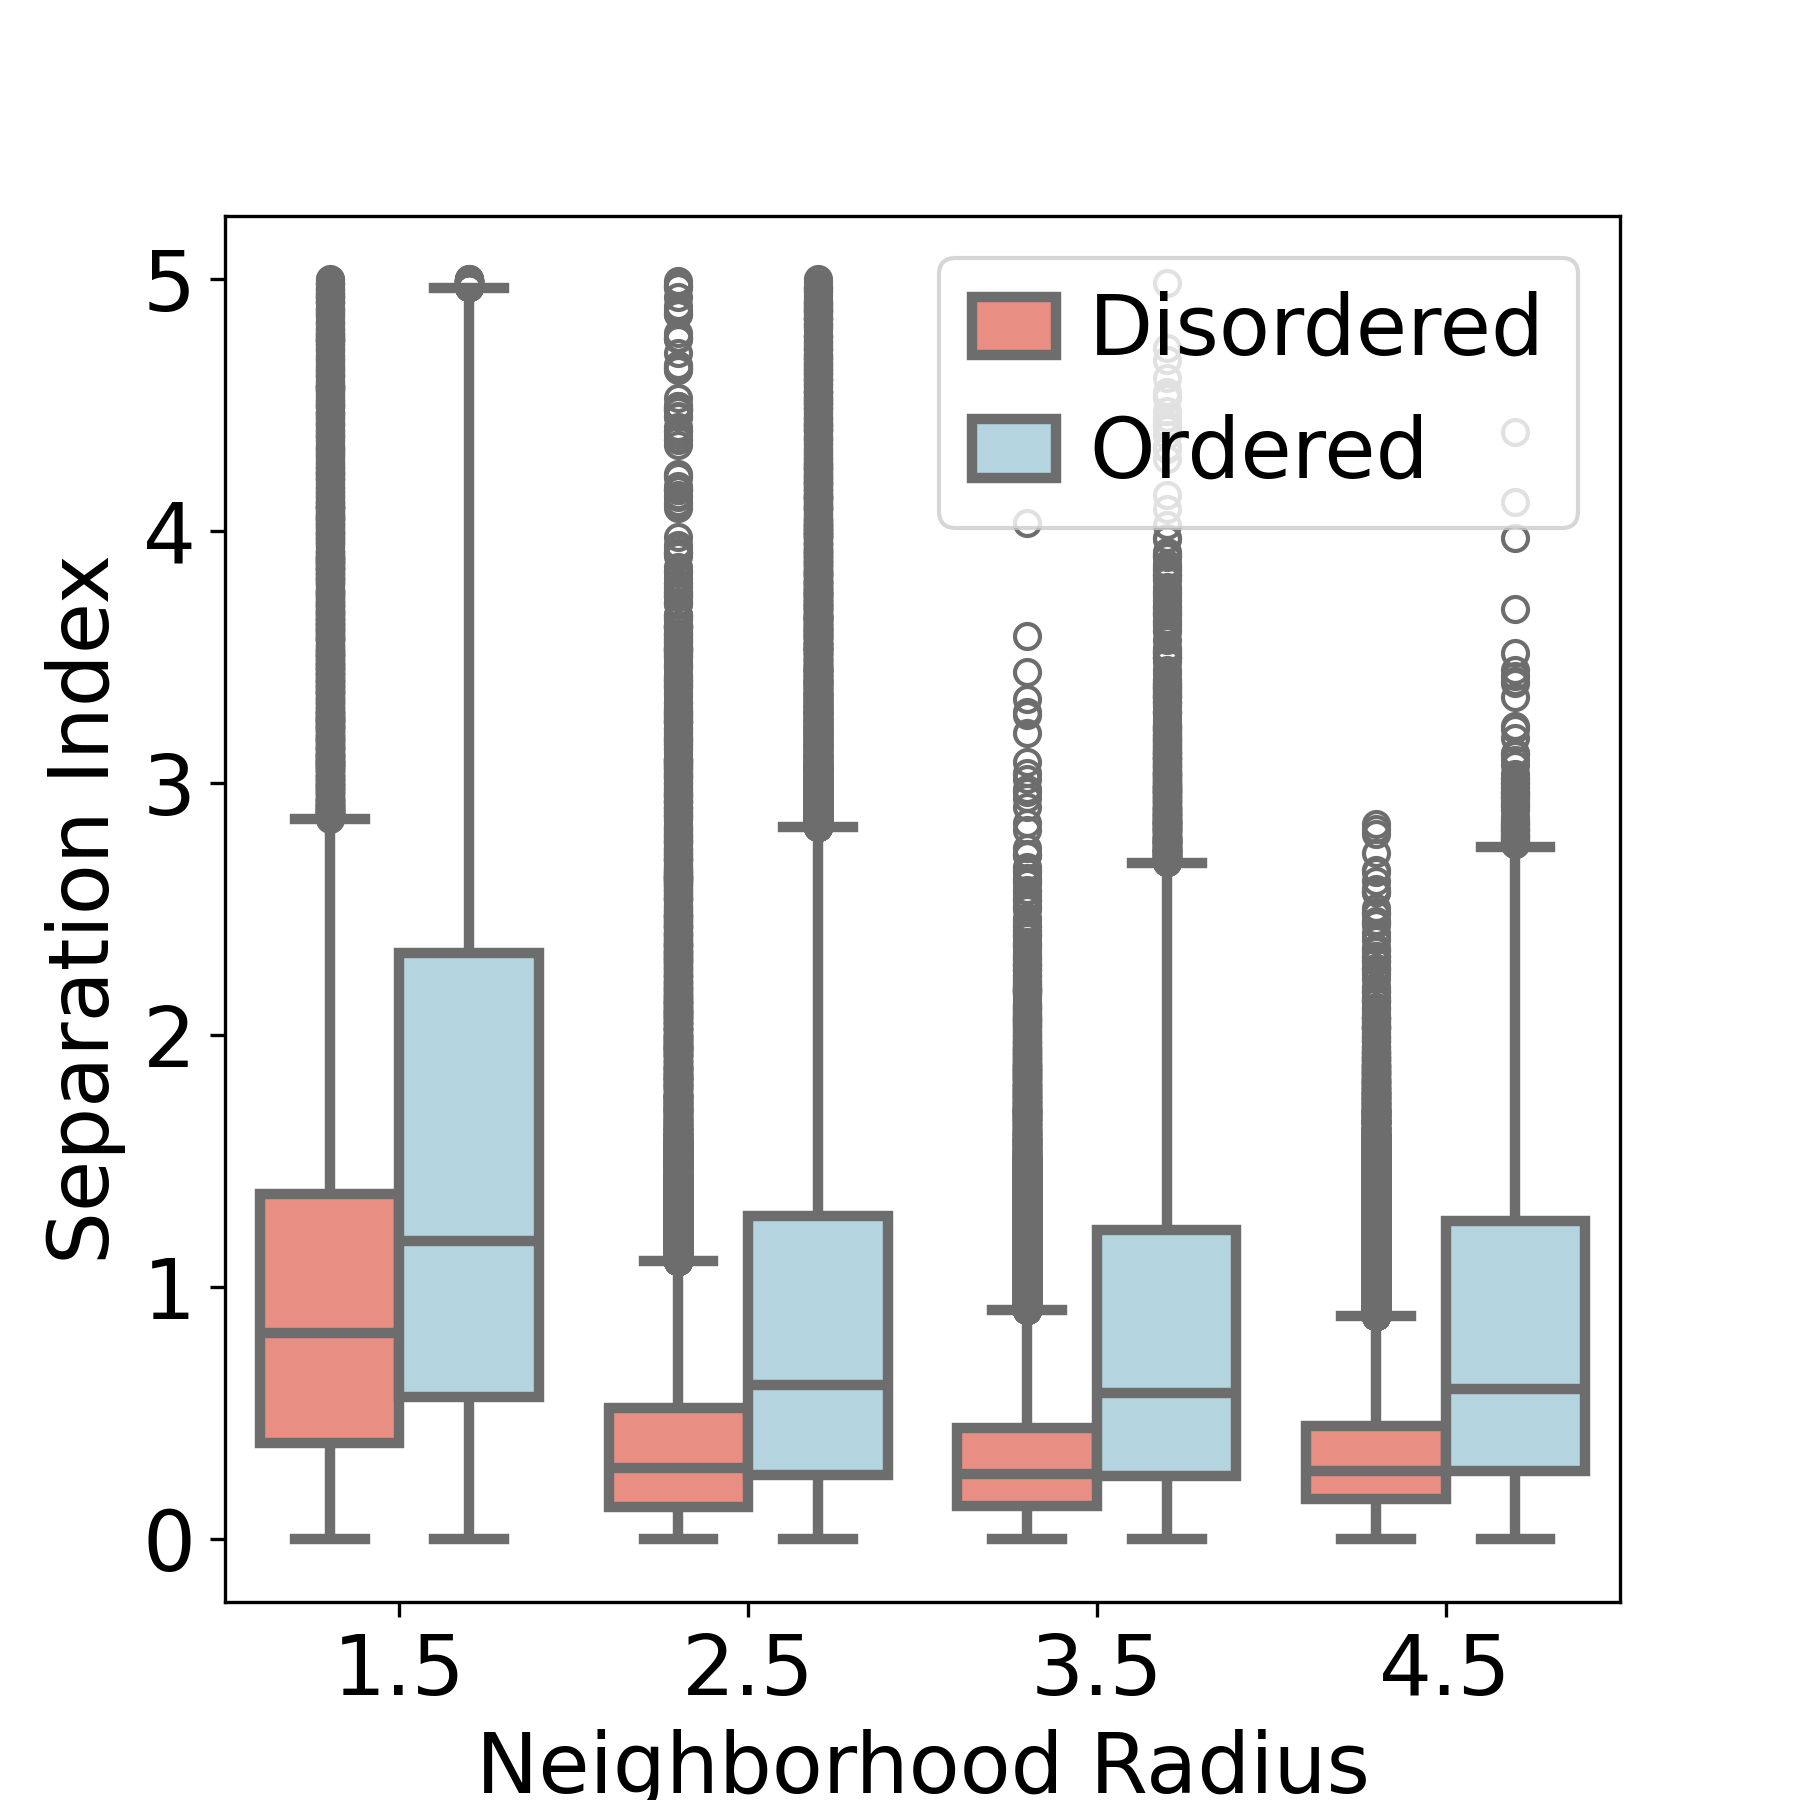

Write the Python code that produced this figure.
#!/usr/bin/env python3
# -*- coding: utf-8 -*-

import os
import numpy as np
import pandas as pd
import matplotlib.pyplot as plt
import seaborn as sns

def calculate_separation_index_per_sample(row):
    if row['dimension'] == 'H1':
        h1_persistence = row['death_times'] - row['birth_times']
        mean_h1 = np.mean(h1_persistence)
        std_h1 = np.std(h1_persistence)
        return mean_h1, std_h1
    elif row['dimension'] == 'H2':
        h2_persistence = row['death_times'] - row['birth_times']
        mean_h2 = np.mean(h2_persistence)
        std_h2 = np.std(h2_persistence)
        return mean_h2, std_h2
    return None, None

def compute_persistent_homology_features(barcode_data):
    stats = []
    label = barcode_data['label']
    for dim in ['H1', 'H2']:
        diagrams = barcode_data[dim]
        if len(diagrams) == 0:
            continue
        stats.append({
            "dimension": dim,
            "birth_times": diagrams[:, 0],
            "death_times": diagrams[:, 1],
            "label": label
        })
    return stats

radii = [1.5, 2.5, 3.5, 4.5]
all_features = []

for radius in radii:
    barcode_dir = f"cut_r_{radius}/barcodes"
    for barcode_file in os.listdir(barcode_dir):
        if barcode_file.endswith(".npy"):
            barcodes = np.load(os.path.join(barcode_dir, barcode_file), allow_pickle=True)
            for barcode_data in barcodes:
                features = compute_persistent_homology_features(barcode_data)
                for feature in features:
                    feature['radius'] = radius
                all_features.extend(features)

features_df = pd.DataFrame(all_features)
separation_indices = []

for idx, row in features_df.iterrows():
    if row['dimension'] == 'H1':
        mean_h1, std_h1 = calculate_separation_index_per_sample(row)
        next_row = features_df.iloc[idx + 1]
        if next_row['dimension'] == 'H2':
            mean_h2, std_h2 = calculate_separation_index_per_sample(next_row)
            if mean_h1 is not None and mean_h2 is not None:
                std_sum = std_h1 + std_h2
                if std_sum == 0:
                    separation_index = np.inf
                else:
                    separation_index = np.abs(mean_h1 - mean_h2) / std_sum
                separation_indices.append({
                    'label': row['label'],
                    'separation_index': separation_index,
                    'radius': row['radius']
                })

separation_df = pd.DataFrame(separation_indices)
separation_df = separation_df[separation_df['separation_index'] <= 5]
label_map = {0: 'Disordered', 1: 'Ordered'}
separation_df['label_name'] = separation_df['label'].map(label_map)
separation_df['radius'] = separation_df['radius'].astype(str)

palette = {'Disordered': 'salmon', 'Ordered': 'lightblue'}

plt.figure(figsize=(6, 6), dpi=300)
sns.boxplot(x='radius', y='separation_index', hue='label_name', data=separation_df, palette=palette, linewidth=2.5)
plt.xlabel('Neighborhood Radius', fontsize=20)
plt.ylabel('Separation Index', fontsize=20)
plt.xticks(fontsize=20)
plt.yticks(fontsize=20)

handles, labels = plt.gca().get_legend_handles_labels()
plt.legend(handles=handles, labels=labels, title='', fontsize=20, handlelength=1, handletextpad=0.4)

plt.savefig('SI_ordered_disordered.png')
plt.show()

